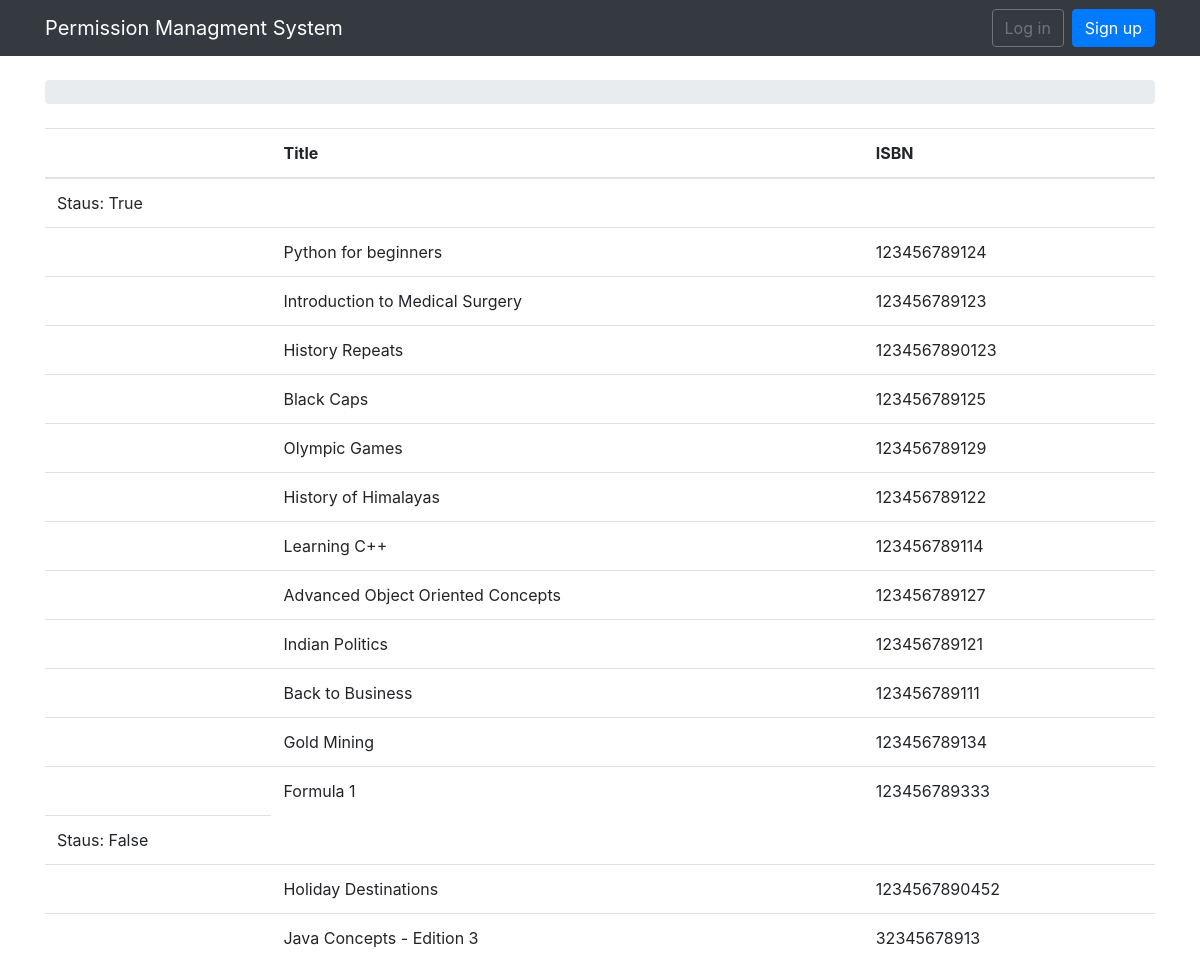
Before: /books/list/ with the older database file.
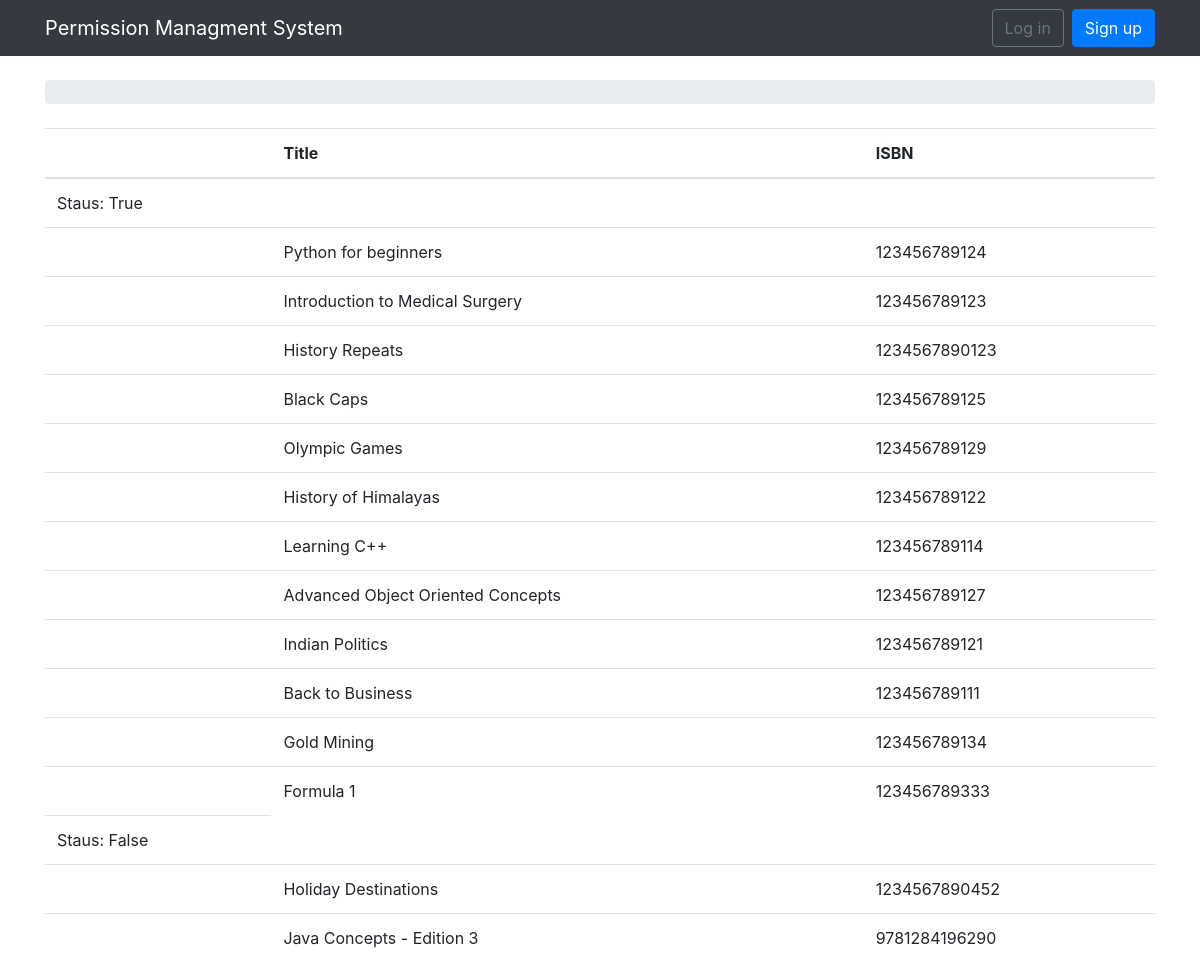
After: the same page with the newer database file.
### permissions/models.py (models this page shows, shortened)
class Book(models.Model):
    title = models.CharField(max_length=100, blank=True)
    isbn = models.CharField(max_length=13, unique=True)
    edition = models.CharField(max_length=10, blank=True)
    active = models.BooleanField(default=True)
    created_at = models.DateTimeField(auto_now_add=True, null=True)

### permissions/views.py (the view)
# urls.py: url(r'^books/list/$', views.book_list, name='book_list'),
def book_list(request):
    book = Book.objects.all()
    context = defaultdict(list)
    dict(context)
    for p in book:
        context[p.active].append(p.pk)
    context.default_factory = None
    return render(request, "booklist.html", {'context': context, 'book': book})

### templates/booklist.html (shortened to what this page needs)
{% extends 'base.html' %}
{% load humanize %}
{% block content %}
<table class="table">
  <thead class="thead-inverse">
    <tr>
      <th></th>
      <th>Title</th>
      <th>ISBN</th>
    </tr>
  </thead>
  <tbody>
{% for k,v in context.items %}
    <tr><td>Staus: {{k}}</td></tr>
    {% for x in v %}
        {% for b in book%}
        {% if x == b.pk %}
            <tr><td/><td>{{b.title}}</td>
            <td>{{b.isbn}}</td></tr>
        {%endif%}
        {% endfor %}
    {% endfor %}
{% endfor %}
</tbody>
</table>
{% endblock %}

Changed rows visible on the page:
changed Book "Java Concepts - Edition 3": isbn "32345678913" → "9781284196290"
